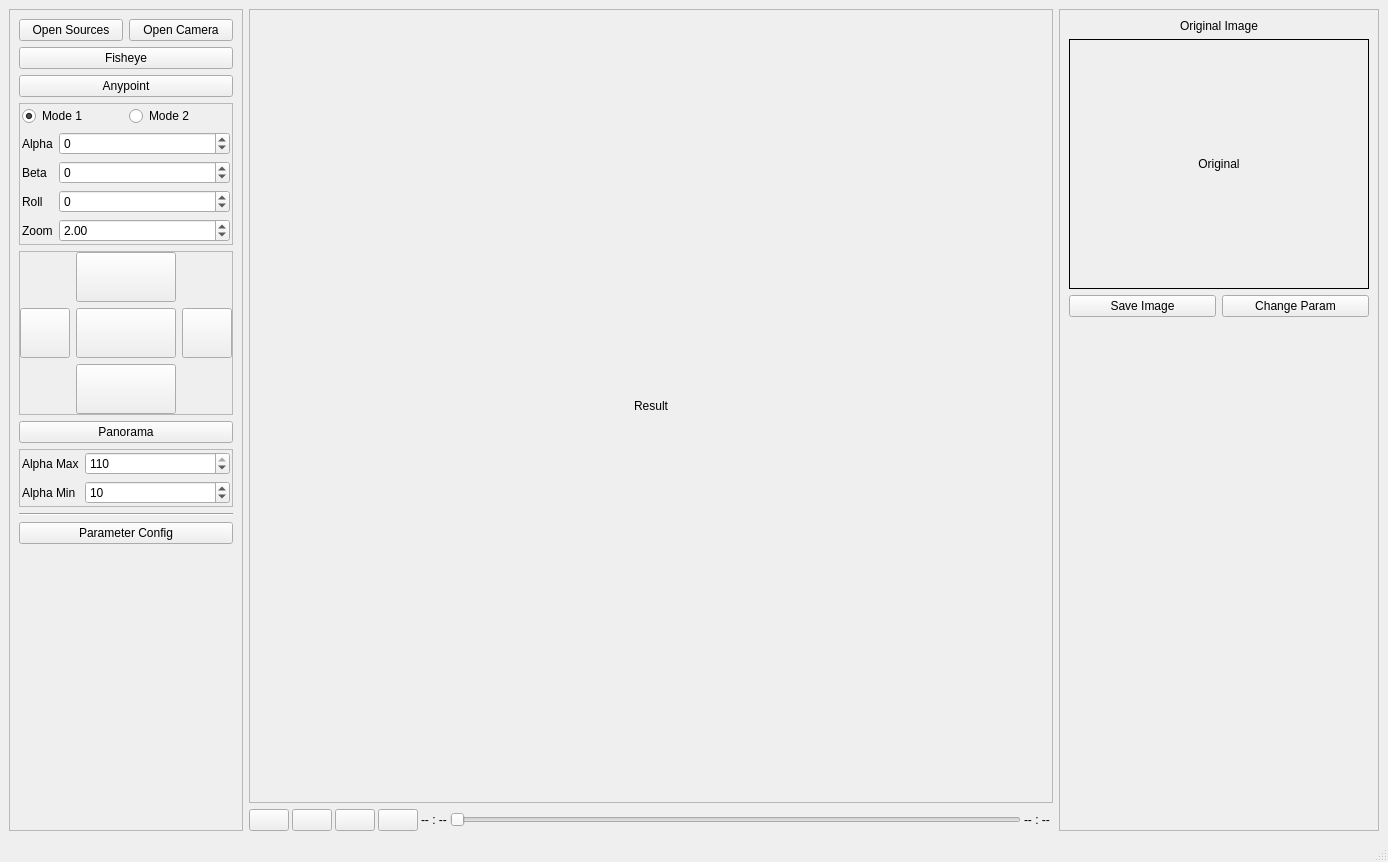
<?xml version="1.0" encoding="UTF-8"?>
<ui version="4.0">
 <class>MainWindow</class>
 <widget class="QMainWindow" name="MainWindow">
  <property name="geometry">
   <rect>
    <x>0</x>
    <y>0</y>
    <width>1388</width>
    <height>862</height>
   </rect>
  </property>
  <property name="windowTitle">
   <string>MainWindow</string>
  </property>
  <widget class="QWidget" name="centralwidget">
   <layout class="QHBoxLayout" name="horizontalLayout_5">
    <item>
     <widget class="QScrollArea" name="scrollArea">
      <property name="maximumSize">
       <size>
        <width>234</width>
        <height>16777215</height>
       </size>
      </property>
      <property name="widgetResizable">
       <bool>true</bool>
      </property>
      <widget class="QWidget" name="scrollAreaWidgetContents">
       <property name="geometry">
        <rect>
         <x>0</x>
         <y>0</y>
         <width>232</width>
         <height>798</height>
        </rect>
       </property>
       <layout class="QVBoxLayout" name="verticalLayout">
        <item>
         <layout class="QHBoxLayout" name="horizontalLayout_3">
          <item>
           <widget class="QPushButton" name="btn_open_sources">
            <property name="text">
             <string>Open Sources</string>
            </property>
           </widget>
          </item>
          <item>
           <widget class="QPushButton" name="btn_open_camera">
            <property name="text">
             <string>Open Camera</string>
            </property>
           </widget>
          </item>
         </layout>
        </item>
        <item>
         <widget class="QPushButton" name="btn_fisheye">
          <property name="text">
           <string>Fisheye</string>
          </property>
         </widget>
        </item>
        <item>
         <widget class="QPushButton" name="btn_anypoint">
          <property name="text">
           <string>Anypoint</string>
          </property>
         </widget>
        </item>
        <item>
         <widget class="QFrame" name="frame_anypoint">
          <property name="frameShape">
           <enum>QFrame::StyledPanel</enum>
          </property>
          <property name="frameShadow">
           <enum>QFrame::Raised</enum>
          </property>
          <layout class="QVBoxLayout" name="verticalLayout_2">
           <property name="leftMargin">
            <number>2</number>
           </property>
           <property name="topMargin">
            <number>2</number>
           </property>
           <property name="rightMargin">
            <number>2</number>
           </property>
           <property name="bottomMargin">
            <number>2</number>
           </property>
           <item>
            <layout class="QHBoxLayout" name="horizontalLayout">
             <item>
              <widget class="QRadioButton" name="radioButton_mode_1">
               <property name="text">
                <string>Mode 1</string>
               </property>
               <property name="checked">
                <bool>true</bool>
               </property>
              </widget>
             </item>
             <item>
              <widget class="QRadioButton" name="radioButton_mode_2">
               <property name="text">
                <string>Mode 2</string>
               </property>
              </widget>
             </item>
            </layout>
           </item>
           <item>
            <layout class="QFormLayout" name="formLayout">
             <item row="0" column="1">
              <widget class="QSpinBox" name="spinBox_alpha">
               <property name="minimum">
                <number>-90</number>
               </property>
               <property name="maximum">
                <number>90</number>
               </property>
              </widget>
             </item>
             <item row="0" column="0">
              <widget class="QLabel" name="label">
               <property name="text">
                <string>Alpha</string>
               </property>
              </widget>
             </item>
             <item row="1" column="0">
              <widget class="QLabel" name="label_2">
               <property name="text">
                <string>Beta</string>
               </property>
              </widget>
             </item>
             <item row="2" column="0">
              <widget class="QLabel" name="label_3">
               <property name="text">
                <string>Roll</string>
               </property>
              </widget>
             </item>
             <item row="3" column="0">
              <widget class="QLabel" name="label_4">
               <property name="text">
                <string>Zoom</string>
               </property>
              </widget>
             </item>
             <item row="1" column="1">
              <widget class="QSpinBox" name="spinBox_beta">
               <property name="minimum">
                <number>-90</number>
               </property>
               <property name="maximum">
                <number>270</number>
               </property>
              </widget>
             </item>
             <item row="2" column="1">
              <widget class="QSpinBox" name="spinBox_roll">
               <property name="minimum">
                <number>-180</number>
               </property>
               <property name="maximum">
                <number>180</number>
               </property>
              </widget>
             </item>
             <item row="3" column="1">
              <widget class="QDoubleSpinBox" name="doubleSpinBox_zoom">
               <property name="maximum">
                <double>14.000000000000000</double>
               </property>
               <property name="singleStep">
                <double>0.100000000000000</double>
               </property>
               <property name="value">
                <double>2.000000000000000</double>
               </property>
              </widget>
             </item>
            </layout>
           </item>
          </layout>
         </widget>
        </item>
        <item>
         <widget class="QFrame" name="frame_anyoint_button">
          <property name="frameShape">
           <enum>QFrame::StyledPanel</enum>
          </property>
          <property name="frameShadow">
           <enum>QFrame::Raised</enum>
          </property>
          <layout class="QHBoxLayout" name="horizontalLayout_6">
           <property name="leftMargin">
            <number>0</number>
           </property>
           <property name="topMargin">
            <number>0</number>
           </property>
           <property name="rightMargin">
            <number>0</number>
           </property>
           <property name="bottomMargin">
            <number>0</number>
           </property>
           <item>
            <layout class="QGridLayout" name="gridLayout_2">
             <item row="1" column="0">
              <widget class="QPushButton" name="btn_left_anypoint">
               <property name="minimumSize">
                <size>
                 <width>50</width>
                 <height>50</height>
                </size>
               </property>
               <property name="maximumSize">
                <size>
                 <width>50</width>
                 <height>50</height>
                </size>
               </property>
               <property name="text">
                <string/>
               </property>
              </widget>
             </item>
             <item row="0" column="1">
              <widget class="QPushButton" name="btn_up_anypoint">
               <property name="minimumSize">
                <size>
                 <width>50</width>
                 <height>50</height>
                </size>
               </property>
               <property name="maximumSize">
                <size>
                 <width>16777215</width>
                 <height>16777215</height>
                </size>
               </property>
               <property name="text">
                <string/>
               </property>
              </widget>
             </item>
             <item row="1" column="2">
              <widget class="QPushButton" name="btn_right_anypoint">
               <property name="minimumSize">
                <size>
                 <width>50</width>
                 <height>50</height>
                </size>
               </property>
               <property name="maximumSize">
                <size>
                 <width>50</width>
                 <height>50</height>
                </size>
               </property>
               <property name="text">
                <string/>
               </property>
              </widget>
             </item>
             <item row="2" column="1">
              <widget class="QPushButton" name="btn_down_anypoint">
               <property name="minimumSize">
                <size>
                 <width>0</width>
                 <height>50</height>
                </size>
               </property>
               <property name="text">
                <string/>
               </property>
              </widget>
             </item>
             <item row="1" column="1">
              <widget class="QPushButton" name="btn_center_anypoint">
               <property name="minimumSize">
                <size>
                 <width>50</width>
                 <height>50</height>
                </size>
               </property>
               <property name="maximumSize">
                <size>
                 <width>16777215</width>
                 <height>16777215</height>
                </size>
               </property>
               <property name="text">
                <string/>
               </property>
              </widget>
             </item>
            </layout>
           </item>
          </layout>
         </widget>
        </item>
        <item>
         <widget class="QPushButton" name="btn_panorama">
          <property name="text">
           <string>Panorama</string>
          </property>
         </widget>
        </item>
        <item>
         <widget class="QFrame" name="frame_panorama">
          <property name="frameShape">
           <enum>QFrame::StyledPanel</enum>
          </property>
          <property name="frameShadow">
           <enum>QFrame::Raised</enum>
          </property>
          <layout class="QVBoxLayout" name="verticalLayout_3">
           <property name="leftMargin">
            <number>2</number>
           </property>
           <property name="topMargin">
            <number>2</number>
           </property>
           <property name="rightMargin">
            <number>2</number>
           </property>
           <property name="bottomMargin">
            <number>2</number>
           </property>
           <item>
            <layout class="QFormLayout" name="formLayout_2">
             <item row="0" column="0">
              <widget class="QLabel" name="label_5">
               <property name="text">
                <string>Alpha Max</string>
               </property>
              </widget>
             </item>
             <item row="0" column="1">
              <widget class="QSpinBox" name="spinBox_alpha_max">
               <property name="minimum">
                <number>0</number>
               </property>
               <property name="maximum">
                <number>110</number>
               </property>
               <property name="value">
                <number>110</number>
               </property>
              </widget>
             </item>
             <item row="1" column="0">
              <widget class="QLabel" name="label_6">
               <property name="text">
                <string>Alpha Min</string>
               </property>
              </widget>
             </item>
             <item row="1" column="1">
              <widget class="QSpinBox" name="spinBox_alpha_min">
               <property name="minimum">
                <number>0</number>
               </property>
               <property name="maximum">
                <number>110</number>
               </property>
               <property name="value">
                <number>10</number>
               </property>
              </widget>
             </item>
            </layout>
           </item>
          </layout>
         </widget>
        </item>
        <item>
         <widget class="Line" name="line">
          <property name="orientation">
           <enum>Qt::Horizontal</enum>
          </property>
         </widget>
        </item>
        <item>
         <widget class="QPushButton" name="btn_parameter_config">
          <property name="text">
           <string>Parameter Config</string>
          </property>
         </widget>
        </item>
        <item>
         <spacer name="verticalSpacer">
          <property name="orientation">
           <enum>Qt::Vertical</enum>
          </property>
          <property name="sizeHint" stdset="0">
           <size>
            <width>20</width>
            <height>40</height>
           </size>
          </property>
         </spacer>
        </item>
       </layout>
      </widget>
     </widget>
    </item>
    <item>
     <layout class="QVBoxLayout" name="verticalLayout_4">
      <item>
       <widget class="QScrollArea" name="scrollArea_2">
        <property name="widgetResizable">
         <bool>true</bool>
        </property>
        <property name="alignment">
         <set>Qt::AlignCenter</set>
        </property>
        <widget class="QWidget" name="scrollAreaWidgetContents_2">
         <property name="geometry">
          <rect>
           <x>0</x>
           <y>0</y>
           <width>800</width>
           <height>765</height>
          </rect>
         </property>
         <layout class="QHBoxLayout" name="horizontalLayout_4">
          <item>
           <widget class="QLabel" name="lbl_result">
            <property name="text">
             <string>Result</string>
            </property>
            <property name="alignment">
             <set>Qt::AlignCenter</set>
            </property>
           </widget>
          </item>
         </layout>
        </widget>
       </widget>
      </item>
      <item>
       <widget class="QFrame" name="frame_video_controller">
        <property name="maximumSize">
         <size>
          <width>16777215</width>
          <height>36</height>
         </size>
        </property>
        <property name="frameShape">
         <enum>QFrame::NoFrame</enum>
        </property>
        <property name="frameShadow">
         <enum>QFrame::Raised</enum>
        </property>
        <layout class="QHBoxLayout" name="horizontalLayout_2">
         <property name="spacing">
          <number>3</number>
         </property>
         <property name="leftMargin">
          <number>0</number>
         </property>
         <property name="topMargin">
          <number>0</number>
         </property>
         <property name="rightMargin">
          <number>3</number>
         </property>
         <property name="bottomMargin">
          <number>0</number>
         </property>
         <item>
          <widget class="QPushButton" name="btn_play_pause">
           <property name="text">
            <string/>
           </property>
           <property name="checkable">
            <bool>true</bool>
           </property>
           <property name="checked">
            <bool>false</bool>
           </property>
          </widget>
         </item>
         <item>
          <widget class="QPushButton" name="btn_rewind">
           <property name="text">
            <string/>
           </property>
          </widget>
         </item>
         <item>
          <widget class="QPushButton" name="btn_stop">
           <property name="text">
            <string/>
           </property>
          </widget>
         </item>
         <item>
          <widget class="QPushButton" name="btn_forward">
           <property name="text">
            <string/>
           </property>
          </widget>
         </item>
         <item>
          <widget class="QLabel" name="lbl_current_time">
           <property name="text">
            <string>-- : --</string>
           </property>
          </widget>
         </item>
         <item>
          <widget class="QSlider" name="slider_video">
           <property name="orientation">
            <enum>Qt::Horizontal</enum>
           </property>
          </widget>
         </item>
         <item>
          <widget class="QLabel" name="lbl_total_time">
           <property name="text">
            <string>-- : --</string>
           </property>
          </widget>
         </item>
        </layout>
       </widget>
      </item>
     </layout>
    </item>
    <item>
     <widget class="QFrame" name="frame_2">
      <property name="minimumSize">
       <size>
        <width>320</width>
        <height>0</height>
       </size>
      </property>
      <property name="maximumSize">
       <size>
        <width>320</width>
        <height>16777215</height>
       </size>
      </property>
      <property name="frameShape">
       <enum>QFrame::StyledPanel</enum>
      </property>
      <property name="frameShadow">
       <enum>QFrame::Raised</enum>
      </property>
      <layout class="QVBoxLayout" name="verticalLayout_5">
       <item>
        <widget class="QLabel" name="label_7">
         <property name="text">
          <string>Original Image</string>
         </property>
         <property name="alignment">
          <set>Qt::AlignCenter</set>
         </property>
        </widget>
       </item>
       <item>
        <widget class="QLabel" name="lbl_original">
         <property name="minimumSize">
          <size>
           <width>300</width>
           <height>250</height>
          </size>
         </property>
         <property name="frameShape">
          <enum>QFrame::Box</enum>
         </property>
         <property name="text">
          <string>Original</string>
         </property>
         <property name="alignment">
          <set>Qt::AlignCenter</set>
         </property>
        </widget>
       </item>
       <item>
        <layout class="QGridLayout" name="gridLayout">
         <item row="0" column="0">
          <widget class="QPushButton" name="btn_save_image">
           <property name="text">
            <string>Save Image</string>
           </property>
          </widget>
         </item>
         <item row="0" column="1">
          <widget class="QPushButton" name="btn_change_param">
           <property name="text">
            <string>Change Param</string>
           </property>
          </widget>
         </item>
        </layout>
       </item>
       <item>
        <spacer name="verticalSpacer_2">
         <property name="orientation">
          <enum>Qt::Vertical</enum>
         </property>
         <property name="sizeHint" stdset="0">
          <size>
           <width>20</width>
           <height>40</height>
          </size>
         </property>
        </spacer>
       </item>
      </layout>
     </widget>
    </item>
   </layout>
  </widget>
  <widget class="QMenuBar" name="menubar">
   <property name="geometry">
    <rect>
     <x>0</x>
     <y>0</y>
     <width>1388</width>
     <height>22</height>
    </rect>
   </property>
  </widget>
  <widget class="QStatusBar" name="statusbar"/>
 </widget>
 <resources/>
 <connections/>
</ui>
